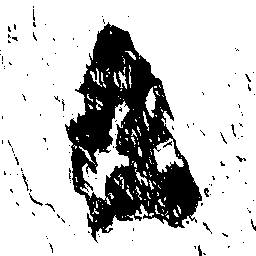
#> input picture PART1/DU1/pred/6.png, 256 x 256 px, found by its file name
$ python pp5.py
#> lines starting #> are read from the running program, lines starting #| are printed output that depends on the picture; after the words box and inside, x2 and y2 are one past the last pixel; in counts of white or black regions, pixels touching at a corner belong together
import cv2
import numpy as np
import os
import csv


image_path = r"F:\pywork119\pythonProject\Ziqiang-main\DU1\pred\6.png"      #要求路径没有中文
save_dir = r"F:\pywork119\pythonProject\contour"                            #要求路径没有中文
scale_factor = 2
group_size = 20
contour_thickness = 1
contour_color = (0, 255, 0)
text_color = (0, 0, 255)
text_font = cv2.FONT_HERSHEY_SIMPLEX
text_scale = 0.5 * scale_factor
text_thickness = 1
min_area = 25

csv_path = r"F:\pywork119\pythonProject\0122图像分割\coordinates.csv"
output_all = False


def make_folder(path):
    if not os.path.exists(path):
        os.makedirs(path)
    print(f"创建目录：{path}")


def resize_img(img, factor):
    h, w = img.shape[:2]
    new_h = int(h * factor)
    new_w = int(w * factor)
    return cv2.resize(img, (new_w, new_h), interpolation=cv2.INTER_LINEAR)


def get_outside_contours(binary_img):
    contours, hierarchy = cv2.findContours(binary_img, cv2.RETR_CCOMP, cv2.CHAIN_APPROX_NONE)
    outside_contours = []

    for i, cnt in enumerate(contours):
        if hierarchy[0][i][3] == -1 and cv2.contourArea(cnt) > min_area:
            outside_contours.append(cnt)

    return outside_contours


img = cv2.imread(image_path)
#> img is the input picture: shape (256, 256, 3); 77.7% white; 129 black regions (118 under 20 px), largest, box (x1, y1, x2, y2) and area: (65, 22, 202, 243) 13822, (29, 193, 43, 206) 37, (22, 174, 29, 191) 31
if img is None:
    raise FileNotFoundError(f"图片不存在：{image_path}")

original_h, original_w = img.shape[:2]
#> original_h = 256; original_w = 256
print(f"原始尺寸: {original_w}x{original_h}")
#| 原始尺寸: 256x256

scaled_img = resize_img(img, scale_factor)
#> in resize_img, `return cv2.resize(img, (new_w, new_h), interpolation=cv2.INTER_LINEAR)`:
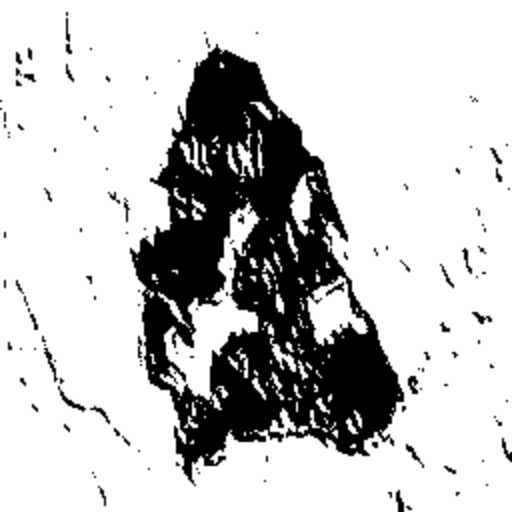
#> returned value: shape (512, 512, 3); min 0, max 255, mean 198.2
gray_img = cv2.cvtColor(scaled_img, cv2.COLOR_BGR2GRAY)
_, binary_img = cv2.threshold(gray_img, 120, 255, cv2.THRESH_BINARY)
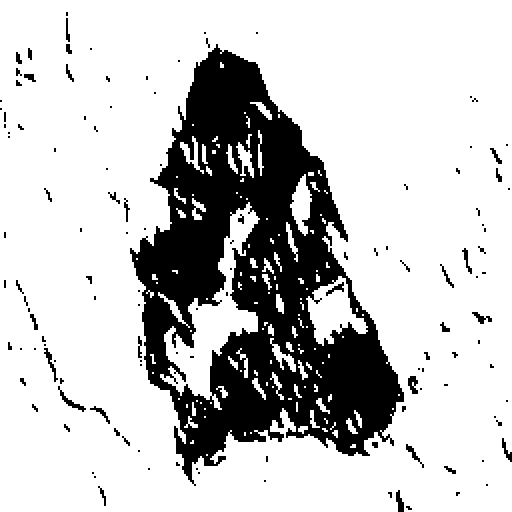
#> binary_img: shape (512, 512); 77.7% white; 129 black regions (78 under 20 px)

white_contours = get_outside_contours(binary_img)
#> in get_outside_contours, `contours, hierarchy = cv2.findContours(binary_img, cv2.RETR_CCOMP, cv2..`: contours = 298 contours, 198 with area under 20; largest, box (x1, y1, x2, y2) and area: (0, 0, 512, 512) 260865, (129, 43, 405, 485) 69962, (160, 202, 260, 410) 5630, (306, 276, 368, 346) 2098, (290, 174, 312, 236) 680
#> the loop in get_outside_contours, `for i, cnt in enumerate(contours):` made 298 passes
#> cnt on passes 1, 4, 12: [[206, 454], [206, 455], [207, 455], [207, 454]], [[250, 432], [250, 433], [251, 433], [251, 432]], [[204, 416], [204, 417], [205, 417], [205, 416]]
#> after the loop in get_outside_contours, `for i, cnt in enumerate(contours):`: outside_contours = 37 contours; largest, box (x1, y1, x2, y2) and area: (0, 0, 512, 512) 260865, (160, 202, 260, 410) 5630, (306, 276, 368, 346) 2098, (290, 174, 312, 236) 680, (236, 142, 254, 178) 230
#> white_contours has the same summary as outside_contours in get_outside_contours
inverted = cv2.bitwise_not(binary_img)
#> inverted: shape (512, 512); 22.3% white; 129 white regions (78 under 20 px)
black_contours = get_outside_contours(inverted)
#> in get_outside_contours (call 2), `contours, hierarchy = cv2.findContours(binary_img, cv2.RETR_CCOMP, cv2..`: contours = 302 contours, 202 with area under 20; largest, box (x1, y1, x2, y2) and area: (130, 44, 404, 486) 68070, (159, 201, 261, 401) 6450, (305, 275, 369, 347) 2370, (289, 173, 313, 237) 840, (235, 141, 255, 179) 354
#> the loop in get_outside_contours (call 2), `for i, cnt in enumerate(contours):` made 302 passes
#> cnt on passes 6 to 8: [[486, 484], [486, 485], [487, 485], [487, 484]], [[264, 480], [264, 481], [265, 481], [265, 480]], [[94, 476], [94, 477], [95, 477], [95, 476]]
#> after the loop in get_outside_contours (call 2), `for i, cnt in enumerate(contours):`: outside_contours = 26 contours; largest, box (x1, y1, x2, y2) and area: (130, 44, 404, 486) 68070, (58, 386, 86, 412) 104, (408, 376, 418, 394) 101, (396, 490, 404, 512) 85, (44, 348, 58, 382) 80
#> black_contours has the same summary as outside_contours in get_outside_contours

all_contours = white_contours + black_contours
#> all_contours = 63 contours; largest, box (x1, y1, x2, y2) and area: (0, 0, 512, 512) 260865, (130, 44, 404, 486) 68070, (160, 202, 260, 410) 5630, (306, 276, 368, 346) 2098, (290, 174, 312, 236) 680
total = len(all_contours)
#> total = 63
print(f"找到独立区域：{total}")
#| 找到独立区域：63

h, w = scaled_img.shape[:2]
#> h = 512; w = 512
mask = np.zeros((h, w), dtype=np.uint32)

for idx, cnt in enumerate(all_contours, start=1):
    temp = np.zeros((h, w), dtype=np.uint8)
    cv2.drawContours(temp, [cnt], -1, 255, thickness=cv2.FILLED)
    mask[temp > 0] = idx
#> this loop made 63 passes
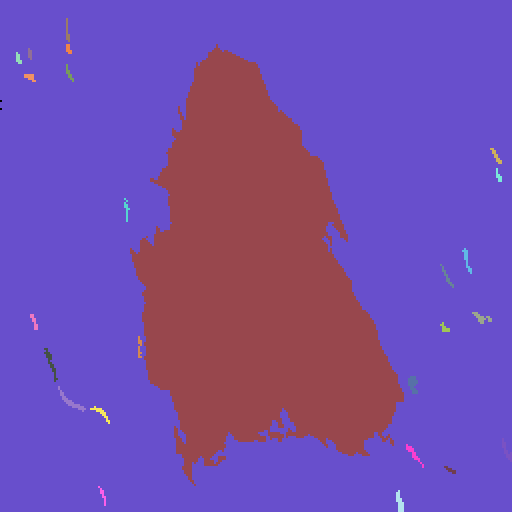
#> mask: shape (512, 512) uint32; 27 distinct labels, from 0 to 63; one colour per label, 0 black
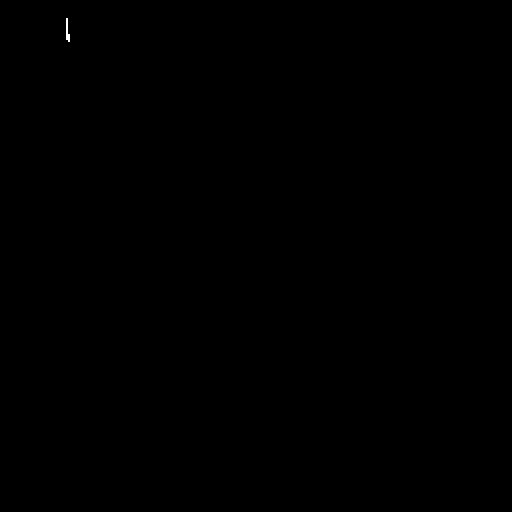
#> temp: shape (512, 512); 0.02% white in thin lines or dots, all inside (x1, y1, x2, y2) = (66, 18, 70, 42)

print(f"掩码尺寸: {w}x{h}")
#| 掩码尺寸: 512x512

try:
    with open(csv_path, 'w', encoding='utf-8', newline='') as f:
        writer = csv.writer(f)

        writer.writerow(['# 像素坐标表'])
        writer.writerow([f'# 图片: {image_path}'])
        writer.writerow([f'# 原尺寸: {original_w}x{original_h}'])
        writer.writerow([f'# 缩放后: {w}x{h}'])
        writer.writerow([f'# 区域数: {total}'])
        writer.writerow(['#=' * 30])
        writer.writerow(['X', 'Y', '区域ID', '属性'])

        attrs = []
        for i in range(1, total + 1):
#> (the run stopped early here; a loop or call above may not have finished)

$ run again, with PART1/DU1/pred/0.png copied over PART1/DU1/pred/6.png
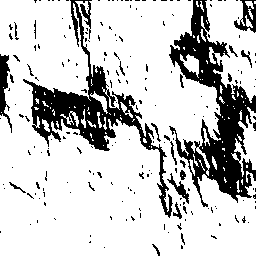
#> input picture PART1/DU1/pred/0.png, 256 x 256 px, found by its file name
#> img is the input picture: shape (256, 256, 3); 79% white; 205 black regions (182 under 20 px), largest, box (x1, y1, x2, y2) and area: (169, 0, 256, 207) 6302, (23, 0, 173, 218) 5091, (0, 54, 12, 133) 441
#| 原始尺寸: 256x256
#> binary_img: shape (512, 512); 79% white; 205 black regions (116 under 20 px)
#> contours = 306 contours, 174 with area under 20; largest, box (x1, y1, x2, y2) and area: (0, 0, 512, 512) 187987, (402, 0, 512, 206) 12760, (462, 214, 512, 354) 2546, (360, 108, 398, 156) 828, (333, 345, 379, 409) 796
#> the loop in get_outside_contours, `for i, cnt in enumerate(contours):` made 306 passes
#> cnt on passes 1, 2, 4: [[368, 390], [368, 391], [369, 391], [369, 390]], [[326, 390], [326, 391], [327, 391], [327, 390]], [[460, 374], [460, 375], [461, 375], [461, 374]]
#> after the loop in get_outside_contours, `for i, cnt in enumerate(contours):`: outside_contours = 35 contours; largest, box (x1, y1, x2, y2) and area: (0, 0, 512, 512) 187987, (402, 0, 512, 206) 12760, (462, 214, 512, 354) 2546, (360, 108, 398, 156) 828, (180, 182, 216, 228) 432
#> white_contours has the same summary as outside_contours in get_outside_contours
#> inverted: shape (512, 512); 21% white; 205 white regions (116 under 20 px)
#> contours = 356 contours, 239 with area under 20; largest, box (x1, y1, x2, y2) and area: (338, 0, 512, 414) 27426, (46, 0, 346, 436) 21556, (468, 0, 512, 66) 1716, (0, 108, 24, 266) 1558, (359, 107, 399, 155) 1006
#> the loop in get_outside_contours (call 2), `for i, cnt in enumerate(contours):` made 356 passes
#> cnt on passes 1, 8, 11: [[208, 494], [208, 495], [209, 495], [209, 494]], [[336, 464], [336, 465], [337, 465], [337, 464]], [[60, 448], [60, 449], [61, 449], [61, 448]]
#> after the loop in get_outside_contours (call 2), `for i, cnt in enumerate(contours):`: outside_contours = 43 contours; largest, box (x1, y1, x2, y2) and area: (338, 0, 512, 414) 27426, (46, 0, 346, 436) 21556, (468, 0, 512, 66) 1716, (0, 108, 24, 266) 1558, (334, 346, 378, 408) 580
#> black_contours has the same summary as outside_contours in get_outside_contours
#> all_contours = 78 contours; largest, box (x1, y1, x2, y2) and area: (0, 0, 512, 512) 187987, (338, 0, 512, 414) 27426, (46, 0, 346, 436) 21556, (402, 0, 512, 206) 12760, (462, 214, 512, 354) 2546
#> total = 78
#| 找到独立区域：78
#> the loop `for idx, cnt in enumerate(all_contours, start=1):` made 78 passes
#> after the loop `for idx, cnt in enumerate(all_contours, start=1):`:
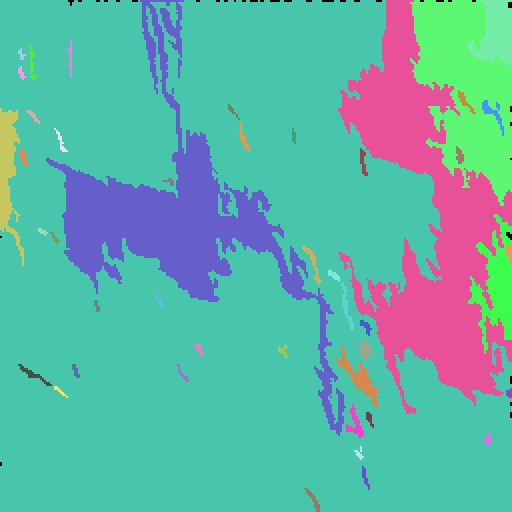
#> mask: shape (512, 512) uint32; 47 distinct labels, from 0 to 78; one colour per label, 0 black
#> after the loop `for idx, cnt in enumerate(all_contours, start=1):`:
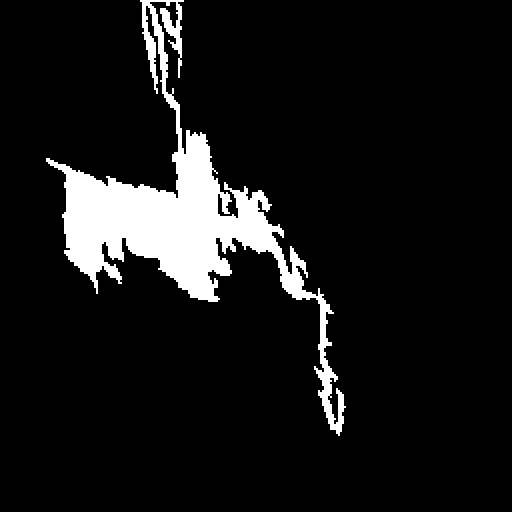
#> temp: shape (512, 512); 8.8% white; 1 white region, box (x1, y1, x2, y2) and area: (46, 0, 346, 436) 23132
#| 掩码尺寸: 512x512

$ run again, with PART1/DU1/pred/1.png copied over PART1/DU1/pred/6.png
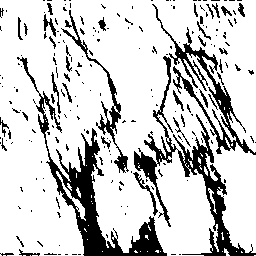
#> input picture PART1/DU1/pred/1.png, 256 x 256 px, found by its file name
#> img is the input picture: shape (256, 256, 3); 80.2% white; 212 black regions (171 under 20 px), largest, box (x1, y1, x2, y2) and area: (17, 57, 167, 256) 4175, (134, 56, 256, 256) 3346, (152, 4, 256, 155) 2093
#| 原始尺寸: 256x256
#> `_, binary_img = cv2.threshold(gray_img, 120, 255, cv2.THRESH_BINARY)`:
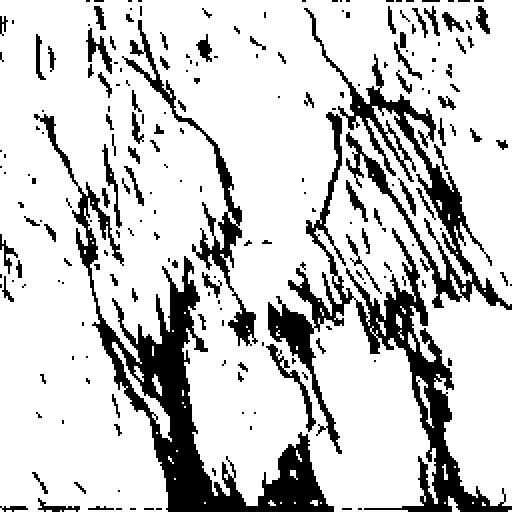
#> binary_img: shape (512, 512); 80.2% white; 212 black regions (100 under 20 px)
#> contours = 338 contours, 188 with area under 20; largest, box (x1, y1, x2, y2) and area: (0, 0, 512, 512) 222478, (267, 301, 343, 455) 2448, (123, 19, 243, 227) 2029, (287, 267, 355, 333) 1595, (305, 111, 343, 277) 1472
#> the loop in get_outside_contours, `for i, cnt in enumerate(contours):` made 338 passes
#> cnt on passes 3, 7, 8: [[60, 510], [60, 511], [61, 511], [61, 510]], [[472, 502], [472, 503], [473, 503], [473, 502]], [[444, 502], [444, 503], [445, 503], [445, 502]]
#> after the loop in get_outside_contours, `for i, cnt in enumerate(contours):`: outside_contours = 11 contours; largest, box (x1, y1, x2, y2) and area: (0, 0, 512, 512) 222478, (112, 342, 172, 442) 730, (416, 376, 434, 428) 178, (152, 374, 162, 396) 81, (448, 496, 460, 512) 74
#> white_contours has the same summary as outside_contours in get_outside_contours
#> inverted: shape (512, 512); 19.8% white; 212 white regions (100 under 20 px)
#> contours = 309 contours, 208 with area under 20; largest, box (x1, y1, x2, y2) and area: (34, 114, 334, 512) 16700, (268, 112, 512, 512) 12466, (304, 8, 512, 310) 7279, (122, 20, 258, 346) 3222, (111, 341, 173, 443) 978
#> the loop in get_outside_contours (call 2), `for i, cnt in enumerate(contours):` made 309 passes
#> cnt on passes 10, 17, 18: [[118, 490], [118, 491], [119, 491], [119, 490]], [[254, 412], [254, 413], [255, 413], [255, 412]], [[242, 412], [242, 413], [243, 413], [243, 412]]
#> after the loop in get_outside_contours (call 2), `for i, cnt in enumerate(contours):`: outside_contours = 66 contours; largest, box (x1, y1, x2, y2) and area: (34, 114, 334, 512) 16700, (268, 112, 512, 512) 12466, (304, 8, 512, 310) 7279, (122, 20, 258, 346) 3222, (266, 344, 316, 432) 536
#> black_contours has the same summary as outside_contours in get_outside_contours
#> all_contours = 77 contours; largest, box (x1, y1, x2, y2) and area: (0, 0, 512, 512) 222478, (34, 114, 334, 512) 16700, (268, 112, 512, 512) 12466, (304, 8, 512, 310) 7279, (122, 20, 258, 346) 3222
#> total = 77
#| 找到独立区域：77
#> the loop `for idx, cnt in enumerate(all_contours, start=1):` made 77 passes
#> after the loop `for idx, cnt in enumerate(all_contours, start=1):`:
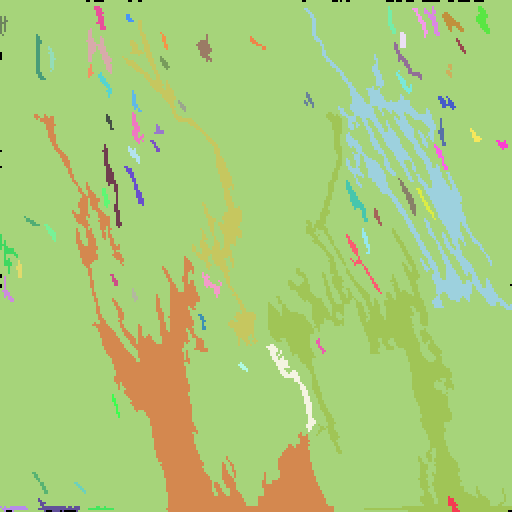
#> mask: shape (512, 512) uint32; 69 distinct labels, from 0 to 77; one colour per label, 0 black
#| 掩码尺寸: 512x512

$ run again, with PART1/DU1/pred/2.png copied over PART1/DU1/pred/6.png
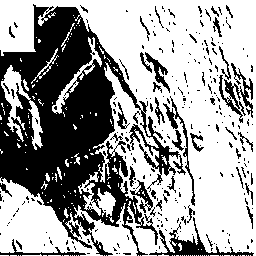
#> input picture PART1/DU1/pred/2.png, 256 x 256 px, found by its file name
#> img is the input picture: shape (256, 256, 3); 62.3% white; 263 black regions (220 under 20 px), largest, box (x1, y1, x2, y2) and area: (0, 4, 186, 256) 19378, (149, 217, 254, 256) 825, (219, 63, 253, 123) 679
#| 原始尺寸: 256x256
#> binary_img: shape (512, 512); 62.3% white; 263 black regions (136 under 20 px)
#> contours = 617 contours, 402 with area under 20; largest, box (x1, y1, x2, y2) and area: (0, 0, 512, 512) 147866, (0, 354, 206, 512) 16453, (148, 406, 276, 512) 4871, (2, 130, 86, 300) 4152, (259, 219, 361, 353) 3802
#> the loop in get_outside_contours, `for i, cnt in enumerate(contours):` made 617 passes
#> cnt on passes 1 to 3: [[500, 510], [500, 511], [501, 511], [501, 510]], [[496, 510], [496, 511], [497, 511], [497, 510]], [[492, 510], [492, 511], [493, 511], [493, 510]]
#> after the loop in get_outside_contours, `for i, cnt in enumerate(contours):`: outside_contours = 31 contours; largest, box (x1, y1, x2, y2) and area: (0, 0, 512, 512) 147866, (0, 354, 206, 512) 16453, (148, 406, 276, 512) 4871, (2, 130, 86, 300) 4152, (156, 344, 232, 434) 2226
#> white_contours has the same summary as outside_contours in get_outside_contours
#> inverted: shape (512, 512); 37.7% white; 263 white regions (136 under 20 px)
#> contours = 516 contours, 344 with area under 20; largest, box (x1, y1, x2, y2) and area: (0, 8, 372, 512) 87733, (1, 129, 63, 285) 3511, (298, 434, 508, 512) 2926, (438, 126, 506, 246) 2284, (103, 73, 205, 229) 2130
#> the loop in get_outside_contours (call 2), `for i, cnt in enumerate(contours):` made 516 passes
#> cnt on passes 2, 5, 6: [[238, 506], [238, 507], [239, 507], [239, 506]], [[478, 500], [478, 501], [479, 501], [479, 500]], [[312, 500], [312, 501], [313, 501], [313, 500]]
#> after the loop in get_outside_contours (call 2), `for i, cnt in enumerate(contours):`: outside_contours = 73 contours; largest, box (x1, y1, x2, y2) and area: (0, 8, 372, 512) 87733, (298, 434, 508, 512) 2926, (438, 126, 506, 246) 2284, (326, 192, 390, 412) 1265, (290, 104, 340, 186) 914
#> black_contours has the same summary as outside_contours in get_outside_contours
#> all_contours = 104 contours; largest, box (x1, y1, x2, y2) and area: (0, 0, 512, 512) 147866, (0, 8, 372, 512) 87733, (0, 354, 206, 512) 16453, (148, 406, 276, 512) 4871, (2, 130, 86, 300) 4152
#> total = 104
#| 找到独立区域：104
#> the loop `for idx, cnt in enumerate(all_contours, start=1):` made 104 passes
#> after the loop `for idx, cnt in enumerate(all_contours, start=1):`:
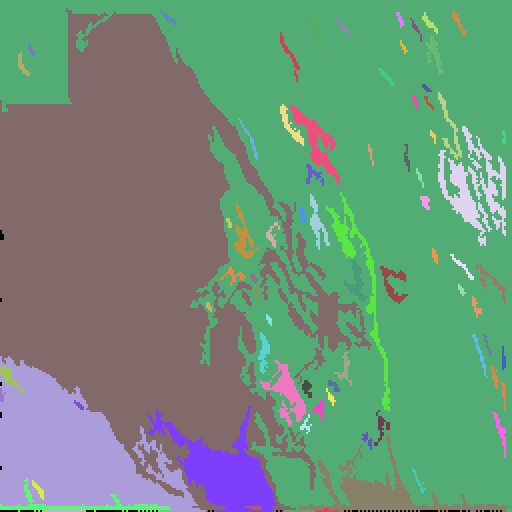
#> mask: shape (512, 512) uint32; 76 distinct labels, from 0 to 104; one colour per label, 0 black
#> after the loop `for idx, cnt in enumerate(all_contours, start=1):`:
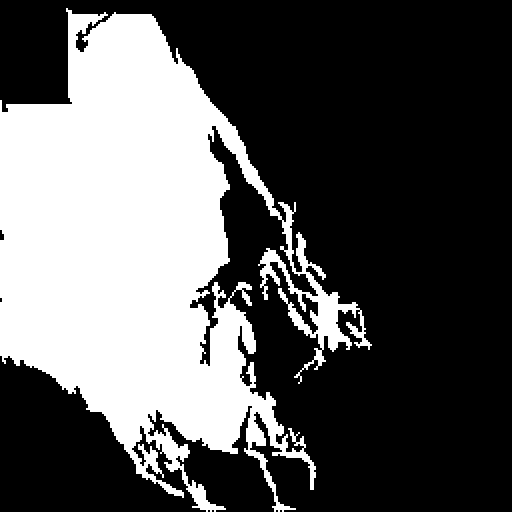
#> temp: shape (512, 512); 34.6% white; 1 white region, box (x1, y1, x2, y2) and area: (0, 8, 372, 512) 90584
#| 掩码尺寸: 512x512
